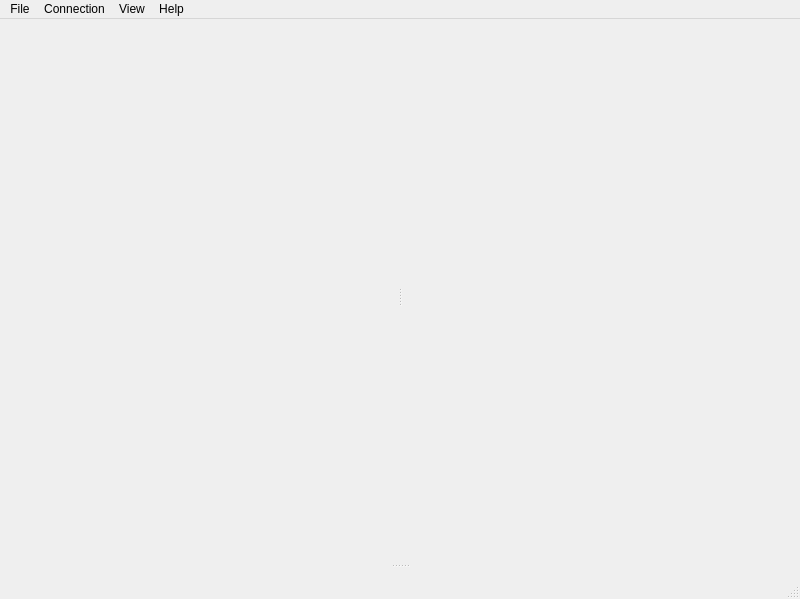
<?xml version="1.0" encoding="UTF-8"?>
<ui version="4.0">
 <class>MainWindow</class>
 <widget class="QMainWindow" name="MainWindow">
  <property name="geometry">
   <rect>
    <x>0</x>
    <y>0</y>
    <width>800</width>
    <height>599</height>
   </rect>
  </property>
  <property name="windowTitle">
   <string>VisionLive</string>
  </property>
  <widget class="QWidget" name="centralwidget">
   <layout class="QGridLayout" name="gridLayout_5">
    <item row="0" column="0">
     <widget class="QSplitter" name="splitter">
      <property name="orientation">
       <enum>Qt::Vertical</enum>
      </property>
      <widget class="QWidget" name="gridLayoutWidget">
       <layout class="QGridLayout" name="gridLayout">
        <item row="0" column="0">
         <widget class="QSplitter" name="splitter_2">
          <property name="orientation">
           <enum>Qt::Horizontal</enum>
          </property>
          <widget class="QWidget" name="gridLayoutWidget_3">
           <layout class="QGridLayout" name="showViewLayout"/>
          </widget>
          <widget class="QWidget" name="gridLayoutWidget_4">
           <layout class="QGridLayout" name="moduleViewLayout"/>
          </widget>
         </widget>
        </item>
       </layout>
      </widget>
      <widget class="QWidget" name="gridLayoutWidget_2">
       <layout class="QGridLayout" name="logViewLayout"/>
      </widget>
     </widget>
    </item>
   </layout>
  </widget>
  <widget class="QMenuBar" name="Menu">
   <property name="geometry">
    <rect>
     <x>0</x>
     <y>0</y>
     <width>800</width>
     <height>21</height>
    </rect>
   </property>
   <widget class="QMenu" name="menuFile">
    <property name="title">
     <string>File</string>
    </property>
    <addaction name="actionLoad_Configuration"/>
    <addaction name="actionSave_Configuration"/>
    <addaction name="separator"/>
    <addaction name="actionExport_Log"/>
    <addaction name="actionExport_Action_Log"/>
   </widget>
   <widget class="QMenu" name="menuConnection">
    <property name="title">
     <string>Connection</string>
    </property>
    <addaction name="actionConnect"/>
    <addaction name="actionDisconnect"/>
    <addaction name="separator"/>
    <addaction name="actionApply_Configuration"/>
   </widget>
   <widget class="QMenu" name="menuView">
    <property name="title">
     <string>View</string>
    </property>
    <widget class="QMenu" name="menuSet_Style_Sheet">
     <property name="title">
      <string>Set Style Sheet</string>
     </property>
     <addaction name="actionDefault"/>
     <addaction name="actionCustom"/>
    </widget>
    <widget class="QMenu" name="menuModule_Access">
     <property name="title">
      <string>Module Access</string>
     </property>
    </widget>
    <widget class="QMenu" name="menuShow">
     <property name="title">
      <string>Show</string>
     </property>
     <addaction name="actionGallery"/>
     <addaction name="actionHW_Info"/>
     <addaction name="actionHistogram"/>
     <addaction name="actionVectorscope"/>
     <addaction name="actionLineView"/>
     <addaction name="actionDefective_Pixels"/>
    </widget>
    <addaction name="menuSet_Style_Sheet"/>
    <addaction name="menuModule_Access"/>
    <addaction name="menuShow"/>
   </widget>
   <widget class="QMenu" name="menuHelp">
    <property name="title">
     <string>Help</string>
    </property>
    <addaction name="actionAbout_VisionLive"/>
    <addaction name="actionAbout_Qt"/>
   </widget>
   <addaction name="menuFile"/>
   <addaction name="menuConnection"/>
   <addaction name="menuView"/>
   <addaction name="menuHelp"/>
  </widget>
  <widget class="QStatusBar" name="Status"/>
  <action name="actionDefault">
   <property name="text">
    <string>Default</string>
   </property>
  </action>
  <action name="actionCustom">
   <property name="text">
    <string>Custom</string>
   </property>
  </action>
  <action name="actionConnect">
   <property name="text">
    <string>Connect</string>
   </property>
   <property name="toolTip">
    <string>Connect</string>
   </property>
   <property name="shortcut">
    <string>Ctrl+Shift+C</string>
   </property>
  </action>
  <action name="actionDisconnect">
   <property name="text">
    <string>Disconnect</string>
   </property>
   <property name="shortcut">
    <string>Ctrl+Shift+D</string>
   </property>
  </action>
  <action name="actionHW_Info">
   <property name="checkable">
    <bool>true</bool>
   </property>
   <property name="text">
    <string>HW Info</string>
   </property>
  </action>
  <action name="actionHistogram">
   <property name="checkable">
    <bool>true</bool>
   </property>
   <property name="text">
    <string>Histogram</string>
   </property>
  </action>
  <action name="actionGallery">
   <property name="checkable">
    <bool>true</bool>
   </property>
   <property name="text">
    <string>Gallery</string>
   </property>
  </action>
  <action name="actionLoad_Configuration">
   <property name="text">
    <string>Load Configuration</string>
   </property>
   <property name="shortcut">
    <string>Ctrl+Shift+L</string>
   </property>
  </action>
  <action name="actionSave_Configuration">
   <property name="text">
    <string>Save Configuration</string>
   </property>
   <property name="shortcut">
    <string>Ctrl+Shift+S</string>
   </property>
  </action>
  <action name="actionApply_Configuration">
   <property name="text">
    <string>Apply Configuration</string>
   </property>
   <property name="shortcut">
    <string>Ctrl+Shift+A</string>
   </property>
  </action>
  <action name="actionVectorscope">
   <property name="checkable">
    <bool>true</bool>
   </property>
   <property name="text">
    <string>Vectorscope</string>
   </property>
  </action>
  <action name="actionDefective_Pixels">
   <property name="checkable">
    <bool>true</bool>
   </property>
   <property name="text">
    <string>Defective Pixels</string>
   </property>
  </action>
  <action name="actionLineView">
   <property name="checkable">
    <bool>true</bool>
   </property>
   <property name="text">
    <string>LineView</string>
   </property>
  </action>
  <action name="actionExport_Log">
   <property name="text">
    <string>Export Log</string>
   </property>
  </action>
  <action name="actionExport_Action_Log">
   <property name="text">
    <string>Export Action Log</string>
   </property>
  </action>
  <action name="actionAbout_VisionLive">
   <property name="text">
    <string>About VisionLive</string>
   </property>
  </action>
  <action name="actionAbout_Qt">
   <property name="text">
    <string>About Qt</string>
   </property>
  </action>
 </widget>
 <resources/>
 <connections/>
</ui>
